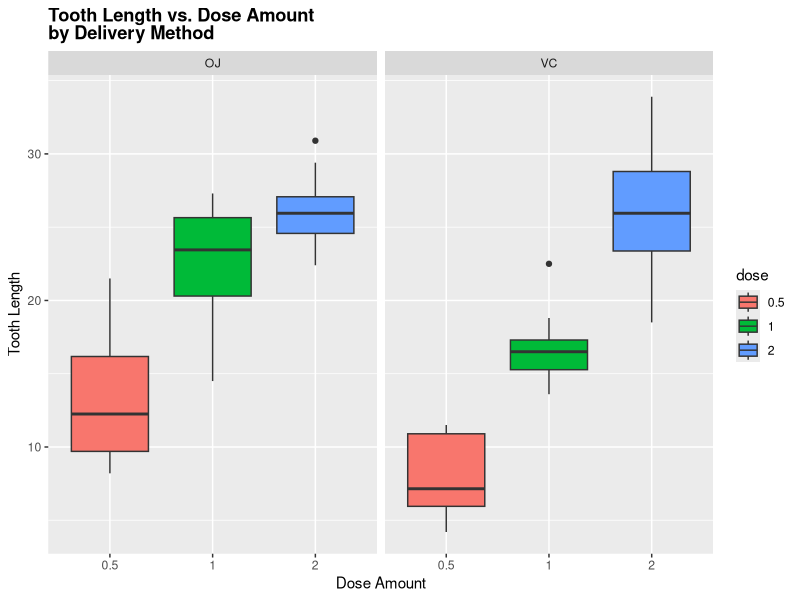
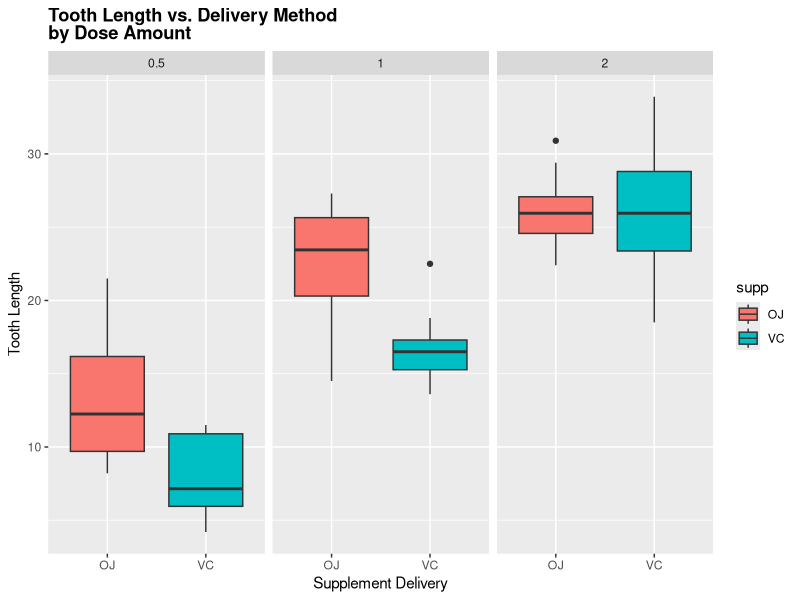

R code for these plots, in order:
## ---- chunk 1
library(ggplot2)
data("ToothGrowth")
## ---- chunk 2
data("ToothGrowth")
summary(ToothGrowth)
## ---- chunk 3
ToothGrowth$dose<-as.factor(ToothGrowth$dose)
ggplot(aes(x=dose, y=len), data=ToothGrowth) + geom_boxplot(aes(fill=dose)) + xlab("Dose Amount") + ylab("Tooth Length") + facet_grid(~ supp) + ggtitle("Tooth Length vs. Dose Amount \nby Delivery Method") + 
  theme(plot.title = element_text(lineheight=.8, face="bold"))
## ---- chunk 4
ggplot(aes(x=supp, y=len), data=ToothGrowth) + geom_boxplot(aes(fill=supp)) + xlab("Supplement Delivery") + ylab("Tooth Length") + facet_grid(~ dose) + ggtitle("Tooth Length vs. Delivery Method \nby Dose Amount") + 
  theme(plot.title = element_text(lineheight=.8, face="bold"))
## ---- chunk 5
t.test(len~supp,data=ToothGrowth)
## ---- chunk 6
ToothGrowth_sub <- subset(ToothGrowth, ToothGrowth$dose %in% c(1.0,0.5))
t.test(len~dose,data=ToothGrowth_sub)
## ---- chunk 7
ToothGrowth_sub <- subset(ToothGrowth, ToothGrowth$dose %in% c(0.5,2.0))
t.test(len~dose,data=ToothGrowth_sub)
## ---- chunk 8
ToothGrowth_sub <- subset(ToothGrowth, ToothGrowth$dose %in% c(1.0,2.0))
t.test(len~dose,data=ToothGrowth_sub)
